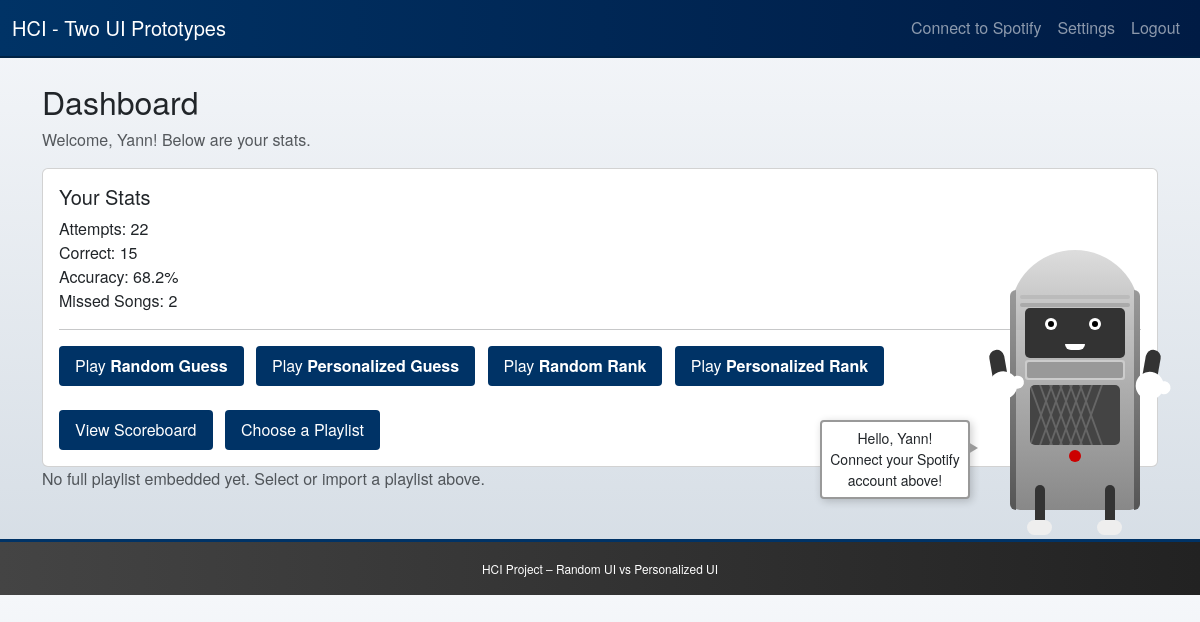
The page /dashboard (signed in) on the database its author committed.
### models.py (models this page shows, shortened)
class User(db.Model):
    id = db.Column(db.Integer, primary_key=True)
    username = db.Column(db.String(80), unique=True, nullable=False)
    password = db.Column(db.String(80), nullable=False)
    total_correct = db.Column(db.Integer, default=0)
    total_attempts = db.Column(db.Integer, default=0)
    missed_songs = db.Column(db.String(1000), default="[]")
    random_guess_elo = db.Column(db.Integer, default=1200)
    personalized_guess_elo = db.Column(db.Integer, default=1200)
    random_rank_elo = db.Column(db.Integer, default=1200)
    personalized_rank_elo = db.Column(db.Integer, default=1200)
    def get_missed_songs(self):
        try:
            return json.loads(self.missed_songs)
        except:
            return []
    def get_accuracy(self):
        if self.total_attempts == 0:
            return 0
        return self.total_correct / self.total_attempts

### routes/quiz_main.py (the view, shortened to what this page needs)
@quiz_bp.route('/dashboard')
@require_login
def dashboard():
    user = current_user()
    if not user:
        return redirect(url_for('auth_bp.login'))
    missed_count = len(user.get_missed_songs())
    if not session.get("spotify_token"):
        session["buddy_message"] = f"Hello, {user.username}! Connect your Spotify account above!"
    else:
        lines = get_buddy_personality_lines()
        session["buddy_message"] = lines['start'][0]
    return render_template('dashboard.html',
                           user=user,
                           missed_count=missed_count,
                           all_songs=ALL_TRACKS)

### app.py (called while the page is built)
def create_app():
    load_dotenv()
    app = Flask(__name__)
    app.secret_key = "ANY_RANDOM_SECRET_FOR_DEVELOPMENT"
    app.config["SQLALCHEMY_DATABASE_URI"] = "sqlite:///guessing_game.db"
    app.config["SQLALCHEMY_TRACK_MODIFICATIONS"] = False
    db.init_app(app)
    @app.context_processor
    def inject_now():
        return {"now": datetime.datetime.now()}
    @app.context_processor
    def inject_buddy_message():
        return {
            "buddy_message": session.get("buddy_message", ""),
            "buddy_hint": session.get("buddy_hint", "")
        }
    from routes.auth import auth_bp
    from routes.quiz_base import quiz_bp
    import routes.quiz_main
    import routes.quiz_personalized
    import routes.quiz_ranking
    app.register_blueprint(auth_bp)
    app.register_blueprint(quiz_bp)
    with app.app_context():
        db.create_all()
    return app

### routes/quiz_main.py (called while the page is built)
def current_user():
    uid = session.get("user_id")
    if not uid:
        return None
    return User.query.get(uid)

def require_login(f):
    @wraps(f)
    def wrapper(*args, **kwargs):
        if not current_user():
            flash("Please log in first!", "warning")
            return redirect(url_for('auth_bp.login'))
        return f(*args, **kwargs)
    return wrapper

### templates/dashboard.html
{% extends "layout.html" %}
{% block content %}
<h2>Dashboard</h2>
<p class="text-muted">Welcome, {{ user.username }}! Below are your stats.</p>
<div class="card mt-3">
  <div class="card-body">
    <h5 class="card-title">Your Stats</h5>
    <p class="card-text">
      Attempts: {{ user.total_attempts }}<br/>
      Correct: {{ user.total_correct }}<br/>
      Accuracy: {{ (user.get_accuracy()*100)|round(1) }}%<br/>
      Missed Songs: {{ missed_count }}
    </p>
    <hr/>
    <button class="btn quiz-btn me-2"
            onclick="window.location='{{ url_for('quiz_bp.random_version') }}'">
      Play <strong>Random Guess</strong>
    </button>
    <button class="btn quiz-btn me-2"
            onclick="window.location='{{ url_for('quiz_bp.personalized_version') }}'">
      Play <strong>Personalized Guess</strong>
    </button>
    <button class="btn quiz-btn me-2"
            onclick="window.location='{{ url_for('quiz_bp.random_rank') }}'">
      Play <strong>Random Rank</strong>
    </button>
    <button class="btn quiz-btn"
            onclick="window.location='{{ url_for('quiz_bp.personalized_rank') }}'">
      Play <strong>Personalized Rank</strong>
    </button>
    <br/><br/>
    <button class="btn quiz-btn me-2"
            onclick="window.location='{{ url_for('quiz_bp.scoreboard') }}'">
      View Scoreboard
    </button>
    <button class="btn quiz-btn"
        onclick="window.location='{{ url_for('quiz_bp.choose_playlist') }}'">
        Choose a Playlist
      </button>
  </div>
</div>
{% if session.playlist_id %}
<hr/>
<h4>Listen to the Full Playlist (Spotify Embed)</h4>
<iframe
  style="border-radius:12px"
  src="https://open.spotify.com/embed/playlist/{{ session.playlist_id }}"
  width="100%"
  height="380"
  frameborder="0"
  allow="autoplay; clipboard-write; encrypted-media; fullscreen; picture-in-picture"
  loading="lazy">
</iframe>
{% else %}
<p class="text-muted">
  No full playlist embedded yet. Select or import a playlist above.
</p>
{% endif %}
{% endblock %}

### static/css/style.css (style rules this page uses)
body { background: linear-gradient(180deg, #f5f7fa 0%, #d4dce4 100%); margin: 0; padding: 0; font-family: "Helvetica Neue", Arial, sans-serif; }
.quiz-btn { background-color: #003366; color: #fff; border: none; transition: transform 0.2s ease, background-color 0.2s ease; padding: 0.5rem 1rem; margin-right: 0.5rem; border-radius: 4px; }

### rows shown on the page
User: username "Yann", total_attempts "22", total_correct "15", (user.get_accuracy()*100)|round(1) "68.2"

### other values the page prints
{{ missed_count }} "2"
